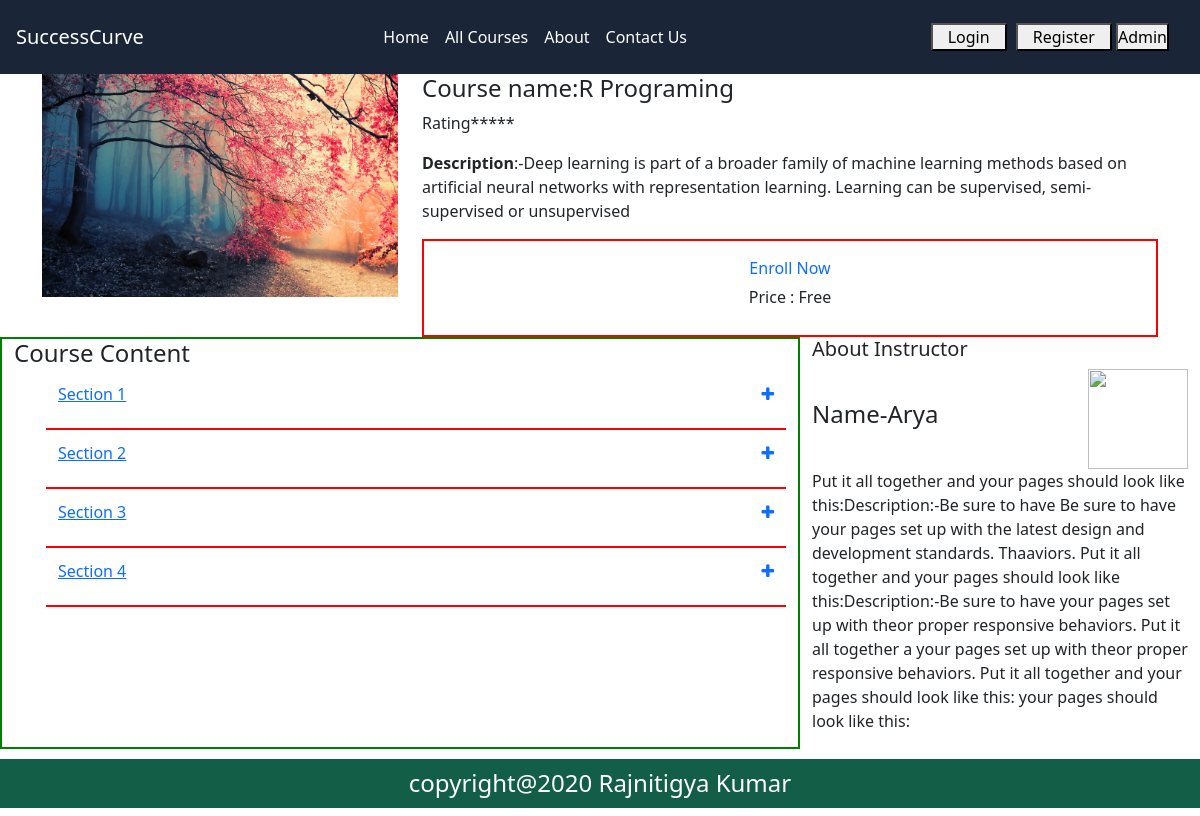
Page /course.php?courseid=18 on the committed database.
### tables this page shows
CREATE TABLE `course` (
  `course_id` int(20) NOT NULL,
  `cat_id` int(20) NOT NULL,
  `class_id` int(20) NOT NULL,
  `course_name` varchar(30) NOT NULL,
  `course_icon` varchar(30) NOT NULL,
  `course_desc` text NOT NULL,
  `course_level` varchar(30) NOT NULL,
  `course_ins` varchar(30) NOT NULL,
  `course_fee` varchar(30) NOT NULL,
  `student_id` int(20) NOT NULL
);

### course.php (the view, shortened to what this page needs)
<!doctype html>
<html lang="en">
  <head>
        <link rel="stylesheet" type="text/css" href="css/style.css">
        <link rel="stylesheet" href="https://stackpath.bootstrapcdn.com/bootstrap/4.5.2/css/bootstrap.min.css">
        <link rel="stylesheet" href="https://maxcdn.bootstrapcdn.com/font-awesome/4.7.0/css/font-awesome.min.css">
          </head>
          <body>
<?php
include("navbar.php"); ?>
     <?php include("db.php"); ?>
    <?php
        $id=$_GET['courseid'];
        $get_course=$con->prepare("select * from course where course_id=$id");
        $get_course->setFetchMode(PDO::FETCH_ASSOC);
        $get_course->execute();
        $count=$get_course->rowCount();
        while($row=$get_course->fetch()):
                $course_name=$row['course_name'];
                $course_icon=$row['course_icon'];
                $course_desc=$row['course_desc'];
                $course_ins=$row['course_ins'];
                $course_fee=$row['course_fee'];
                $course_icon=$row['course_icon'];
            endwhile;
        ?>
    <?php
    if($count == 0)
    {
        echo"Error Found OOPs";
    }
    else
    {
    ?>
    <div class="container">
    <div class="row">
        <div class="col-md-4">
            <img src="image/<?php echo $course_icon;?>">
        </div>
        <div class="col-md-8">
            <h4>Course name:<?php echo $course_name;  ?></h4>
            <p>Rating*****</p>
            <p><b>Description</b>:-<?php echo $course_desc;  ?></p>
            <div class="enroll">
                <a href="#">Enroll Now</a>
                <p>Price : <?php echo $course_fee;  ?></p>
            </div>
        </div>
    </div>
    </div>
        <div class="container-fluid">
            <div class="row">
                <div class="col-lg-8" id="course_content">
                    <h4> Course Content</h4>
                        <ul>
                            <li id="section_list">
                                <div class="section-header" >
                                        <button type="button" class="btn btn-link" data-toggle="collapse" data-target="#section1">
                                            <p>Section 1</p>
                                            <p> <i class="fa fa-plus"></i></p>
                                        </button>
                                </div>
                            </li>
                            <li id="section_list">
                                <div class="section-header" >
                                        <button type="button" class="btn btn-link" data-toggle="collapse" data-target="#section2">
                                            <p>Section 2</p>
                                            <p> <i class="fa fa-plus"></i></p>
                                        </button>
                                </div>
                            </li>
                            <li id="section_list">
                                <div class="section-header" >
                                        <button type="button" class="btn btn-link" data-toggle="collapse" data-target="#section3">
                                            <p>Section 3</p>
                                            <p> <i class="fa fa-plus"></i></p>
                                        </button>
                                </div>
                            </li>
                            <li id="section_list">
                                <div class="section-header" >
                                        <button type="button" class="btn btn-link" data-toggle="collapse" data-target="#section4">
                                            <p>Section 4</p>
                                            <p> <i class="fa fa-plus"></i></p>
                                        </button>
                                </div>
                            </li>
                        </ul>
                </div>
                <div class="col-lg-4">
                    <h5>About Instructor</h5>
                    <div class="d-flex instructor">
                        <h4 >Name-<?php echo $course_ins;  ?></h4>
                        <div>
                          <img class="m-auto" src="image/img1.jpg" width="100px" height="100px;">
                        </div>
                    </div>
                    <p>Put it all together and your pages should look like this:Description:-Be sure to have Be sure to have your pages set up with the latest design and development standards. Thaaviors.
                     Put it all together and your pages should look like this:Description:-Be sure to have your pages set up with theor proper responsive behaviors. Put it all together a your pages set up with theor proper responsive behaviors. Put it all together and your pages should look like this: your pages should look like this:</p>
                </div>
            </div>
        </div>
        <div class=" text-center" >
  <h4 id="copyright" >
  copyright@2020 Rajnitigya Kumar</h4>
</div>
</body>
</html>
<?php
}
?>

### css/style.css (style rules this page uses)
* { margin:0; box-sizing: border-box; padding: 0; }
#copyright { background:#135e46; padding:10px; color:white; }
#section_list { list-style: none; border-bottom: 2px solid red; margin-bottom: 5px; }
.section-header button { width:100%; justify-content: space-between; display: flex; border: none; }

### course.php (style rules this page uses)
ul li { list-style: none; }
.container-fluid { margin-bottom: 10px; }
.instructor { display: inline-flex; justify-content: space-between; align-items: center; }
.enroll { padding: 10px; border:2px solid red; display: flex; align-items: center; flex-direction: column; }
.enroll a { text-decoration: none; padding:5px; }
#course_content { border:2px solid green; }
.col-md-4 img { width:100%; }

### rows in the picture
course: course_icon (picture), course_name "R Programing", course_desc "Deep learning is part of a broader family of machine learning methods based on artificial neural networks with representation learning. Learning can be supervised, semi-supervised or unsupervised", course_fee "Free", course_ins "Arya"
